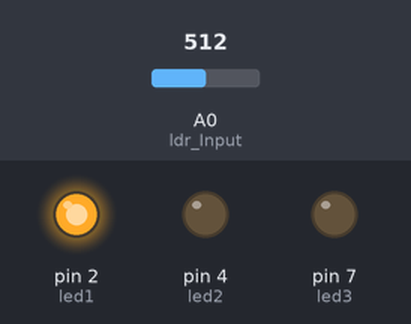
Bench run of a sketch on a simulated Arduino Uno, built with avr-gcc and run on an emulated ATmega328P. Shown: output pins drawn as LEDs (lit = HIGH). Inputs (shaded band) come from the test bench; at power-on: A0 (ldr_Input) = 512.

Above: at 1.2 s.
1.3 s: A0 (ldr_Input) set to 521
At 2.3 s:
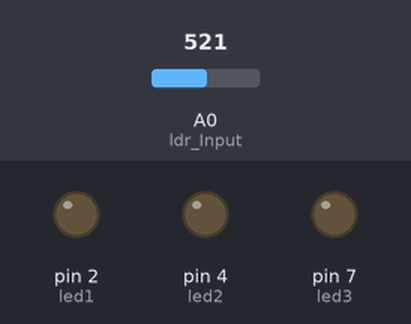
2.8 s: A0 (ldr_Input) set to 306
At 3.4 s:
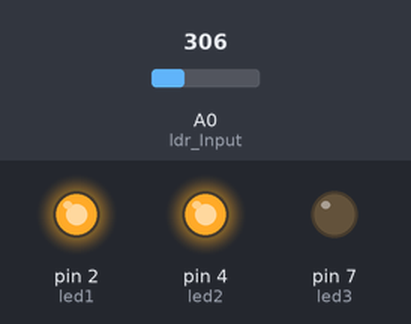
4.3 s: A0 (ldr_Input) set to 264
5.8 s: A0 (ldr_Input) set to 244
At 6.9 s:
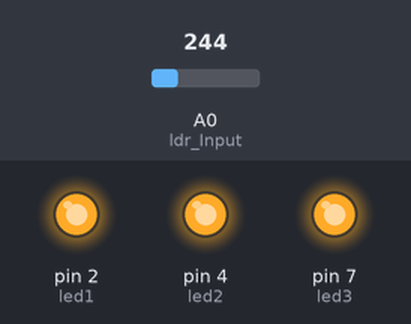
7.3 s: A0 (ldr_Input) set to 511
At 8.0 s:
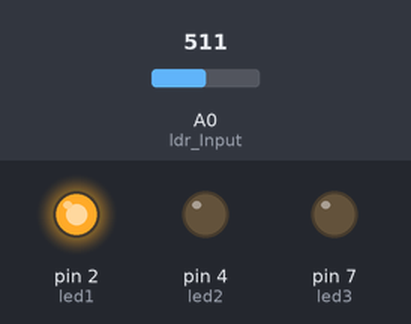
8.8 s: A0 (ldr_Input) set to 716
At 9.2 s:
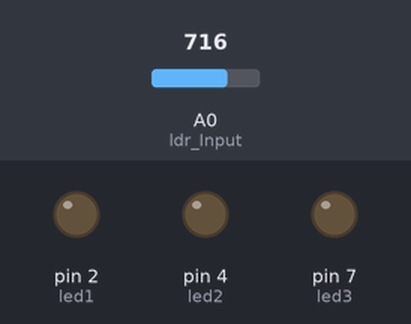
Timing chart, 0 to 11.3 s (numbered marks = the images above; inputs shaded):
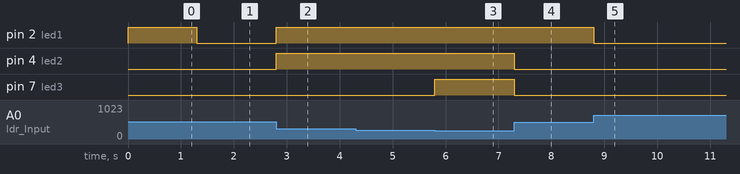

The sketch:

Assignment_Solution.ino
```cpp
 const int ldr_Input = A0;   // input pin to read data from the LDR
  // 4 output pins for the LEDs
 const int led1 = 2;
 const int led2 = 4;
 const int led3 = 7;
 const int led4 = 8;


void setup() {
  // put your setup code here, to run once:
     Serial.begin(9600);
  // pins direction
    pinMode(ldr_Input,INPUT);  // initialize ldr_Input pin as an Input
    pinMode(led1,OUTPUT);  // initialize led1 pin (pin 2) as an Output
    pinMode(led2,OUTPUT);  // initialize led1 pin (pin 4) as an Output
    pinMode(led3,OUTPUT);  // initialize led1 pin (pin 7) as an Output
    pinMode(led3,OUTPUT);  // initialize led1 pin (pin 8) as an Output

}

void loop() {
  // put your main code here, to run repeatedly:
  int ldr_value = analogRead(ldr_Input); // read the value of this LDR input signal and save it and loop over it over and over again
  // code functionality
    if (ldr_value == 0){
        digitalWrite(led1, HIGH);
        digitalWrite(led2, HIGH);
        digitalWrite(led3, HIGH);
        digitalWrite(led4, HIGH);
      }
      else if(ldr_value <= 1024/4){
              digitalWrite(led1, HIGH);
              digitalWrite(led2, HIGH);
              digitalWrite(led3, HIGH);
              digitalWrite(led4, LOW);
        }
        else if(ldr_value <= 1024/3){
              digitalWrite(led1, HIGH);
              digitalWrite(led2, HIGH);
              digitalWrite(led3, LOW);
              digitalWrite(led4, LOW);
        }
        else if(ldr_value <= 1024/2){
              digitalWrite(led1, HIGH);
              digitalWrite(led2, LOW);
              digitalWrite(led3, LOW);
              digitalWrite(led4, LOW);
        }
        else {
              digitalWrite(led1, LOW);
              digitalWrite(led2, LOW);
              digitalWrite(led3, LOW);
              digitalWrite(led4, LOW);
          }

}
```

Measured:
- the behaviour switches between 512 and 513 on A0 (ldr_Input) (found by bisection; images 0 and 1)
- the behaviour switches between 257 and 256 on A0 (ldr_Input) (found by bisection; images 2 and 3)
- after the input at 1.3 s, pin 2 (led1): HIGH → LOW at once
- after the input at 2.8 s, pin 2 (led1), pin 4 (led2): LOW → HIGH at once
- after the input at 4.3 s, every drawn part: stays the same
- after the input at 5.8 s, pin 7 (led3): LOW → HIGH at once
- after the input at 7.3 s, pin 4 (led2), pin 7 (led3): HIGH → LOW at once
- after the input at 8.8 s, pin 2 (led1): HIGH → LOW at once
